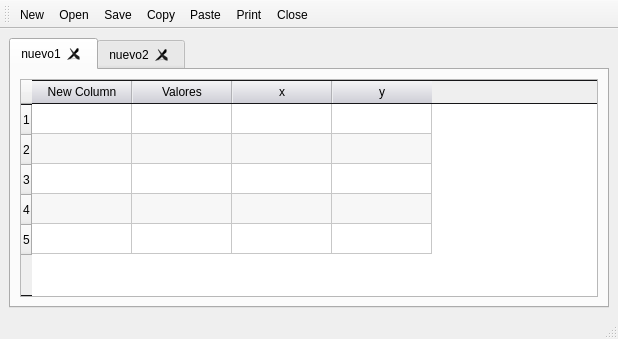
<?xml version="1.0" encoding="UTF-8"?>
<ui version="4.0">
 <class>MainWindow</class>
 <widget class="QMainWindow" name="MainWindow">
  <property name="windowModality">
   <enum>Qt::NonModal</enum>
  </property>
  <property name="geometry">
   <rect>
    <x>0</x>
    <y>0</y>
    <width>618</width>
    <height>339</height>
   </rect>
  </property>
  <property name="contextMenuPolicy">
   <enum>Qt::DefaultContextMenu</enum>
  </property>
  <property name="windowTitle">
   <string>Visor CSV</string>
  </property>
  <property name="styleSheet">
   <string notr="true">QToolTip {
    border: 2px solid darkkhaki;
    padding: 5px;
    border-radius: 3px;
    opacity: 200;
}</string>
  </property>
  <widget class="QWidget" name="centralwidget">
   <layout class="QVBoxLayout" name="verticalLayout">
    <item>
     <widget class="QTabWidget" name="tabWidget">
      <property name="currentIndex">
       <number>0</number>
      </property>
      <property name="tabsClosable">
       <bool>true</bool>
      </property>
      <property name="movable">
       <bool>true</bool>
      </property>
      <widget class="QWidget" name="tab">
       <attribute name="title">
        <string>nuevo1</string>
       </attribute>
       <layout class="QHBoxLayout" name="horizontalLayout">
        <item>
         <widget class="QTableWidget" name="tableWidget">
          <property name="styleSheet">
           <string notr="true">QTableView#tableWidget QHeaderView
{
    /* draw the hole hor top &amp; bottom line for the header */
    height: 24px;

    border-top: 1px solid #161618;
    border-bottom: 1px solid #161618;
}

QTableView#tableWidget QHeaderView::section:horizontal:first
{
    border-left-color: qlineargradient(x1:0, y1:0, x2:0, y2:1, stop:0 #f4f4f6, stop:1 #ceced6);
}

QTableView#tableWidget QHeaderView::section:horizontal:last
{
    border-right-color: qlineargradient(x1:0, y1:0, x2:0, y2:1, stop:0 #f4f4f6, stop:1 #ceced6);
}

QTableView#tableWidget QHeaderView::section:horizontal
{
    /* for each section draw ONLY left &amp; right lines */
    height: 24px;

    border-style: none;

    border-left: 1px solid #ecedef;
    border-right: 1px solid #b1b1b5;

    background-color: qlineargradient(x1:0, y1:0, x2:0, y2:1, stop:0 #f4f4f6, stop:1 #ceced6);

 }</string>
          </property>
          <property name="frameShape">
           <enum>QFrame::StyledPanel</enum>
          </property>
          <property name="frameShadow">
           <enum>QFrame::Sunken</enum>
          </property>
          <property name="alternatingRowColors">
           <bool>true</bool>
          </property>
          <property name="gridStyle">
           <enum>Qt::CustomDashLine</enum>
          </property>
          <property name="rowCount">
           <number>5</number>
          </property>
          <row>
           <property name="text">
            <string>1</string>
           </property>
          </row>
          <row/>
          <row/>
          <row/>
          <row/>
          <column>
           <property name="text">
            <string>New Column</string>
           </property>
          </column>
          <column>
           <property name="text">
            <string>Valores</string>
           </property>
          </column>
          <column>
           <property name="text">
            <string>x</string>
           </property>
          </column>
          <column>
           <property name="text">
            <string>y</string>
           </property>
          </column>
          <item row="0" column="0">
           <property name="text">
            <string/>
           </property>
          </item>
         </widget>
        </item>
       </layout>
      </widget>
      <widget class="QWidget" name="tab_2">
       <attribute name="title">
        <string>nuevo2</string>
       </attribute>
       <layout class="QHBoxLayout" name="horizontalLayout_2">
        <item>
         <widget class="QTableWidget" name="tableWidget_2"/>
        </item>
       </layout>
      </widget>
     </widget>
    </item>
   </layout>
  </widget>
  <widget class="QMenuBar" name="menubar">
   <property name="geometry">
    <rect>
     <x>0</x>
     <y>0</y>
     <width>618</width>
     <height>21</height>
    </rect>
   </property>
  </widget>
  <widget class="QStatusBar" name="statusbar"/>
  <widget class="QToolBar" name="toolBar">
   <property name="windowTitle">
    <string>toolBar</string>
   </property>
   <property name="styleSheet">
    <string notr="true">QToolBar{
	spacing:14px;
}</string>
   </property>
   <attribute name="toolBarArea">
    <enum>TopToolBarArea</enum>
   </attribute>
   <attribute name="toolBarBreak">
    <bool>false</bool>
   </attribute>
   <addaction name="actionNew"/>
   <addaction name="actionOpen"/>
   <addaction name="actionSave"/>
   <addaction name="actionCopy"/>
   <addaction name="actionPaste"/>
   <addaction name="actionPrint"/>
   <addaction name="actionClose"/>
  </widget>
  <action name="actionNew">
   <property name="icon">
    <iconset resource="resource.qrc">
     <normaloff>:/new/img/new.png</normaloff>:/new/img/new.png</iconset>
   </property>
   <property name="text">
    <string>New</string>
   </property>
   <property name="toolTip">
    <string>&lt;html&gt;&lt;head/&gt;&lt;body&gt;&lt;p&gt;&lt;span style=&quot; font-weight:600;&quot;&gt;Nuevo Fichero&lt;/span&gt;&lt;/p&gt;&lt;/body&gt;&lt;/html&gt;</string>
   </property>
   <property name="shortcut">
    <string>Ctrl+N</string>
   </property>
  </action>
  <action name="actionOpen">
   <property name="icon">
    <iconset resource="resource.qrc">
     <normaloff>:/import/img/import.png</normaloff>:/import/img/import.png</iconset>
   </property>
   <property name="text">
    <string>Open</string>
   </property>
   <property name="toolTip">
    <string>&lt;html&gt;&lt;head/&gt;&lt;body&gt;&lt;p&gt;&lt;span style=&quot; font-weight:600;&quot;&gt;Abrir fichero&lt;/span&gt;&lt;/p&gt;&lt;/body&gt;&lt;/html&gt;</string>
   </property>
   <property name="shortcut">
    <string>Ctrl+O</string>
   </property>
  </action>
  <action name="actionSave">
   <property name="icon">
    <iconset resource="resource.qrc">
     <normaloff>:/save/img/save.png</normaloff>:/save/img/save.png</iconset>
   </property>
   <property name="text">
    <string>Save</string>
   </property>
   <property name="toolTip">
    <string>&lt;html&gt;&lt;head/&gt;&lt;body&gt;&lt;p&gt;&lt;span style=&quot; font-weight:600;&quot;&gt;Guardar&lt;/span&gt;&lt;/p&gt;&lt;/body&gt;&lt;/html&gt;</string>
   </property>
   <property name="shortcut">
    <string>Ctrl+S</string>
   </property>
  </action>
  <action name="actionPaste">
   <property name="icon">
    <iconset resource="resource.qrc">
     <normaloff>:/paste/img/paste.png</normaloff>:/paste/img/paste.png</iconset>
   </property>
   <property name="text">
    <string>Paste</string>
   </property>
   <property name="toolTip">
    <string>&lt;html&gt;&lt;head/&gt;&lt;body&gt;&lt;p&gt;&lt;span style=&quot; font-weight:600;&quot;&gt;pegar texto&lt;/span&gt;&lt;/p&gt;&lt;/body&gt;&lt;/html&gt;</string>
   </property>
   <property name="shortcut">
    <string>Ctrl+V</string>
   </property>
  </action>
  <action name="actionCopy">
   <property name="icon">
    <iconset resource="resource.qrc">
     <normaloff>:/copy/img/copy.png</normaloff>:/copy/img/copy.png</iconset>
   </property>
   <property name="text">
    <string>Copy</string>
   </property>
   <property name="toolTip">
    <string>&lt;html&gt;&lt;head/&gt;&lt;body&gt;&lt;p&gt;&lt;span style=&quot; font-weight:600;&quot;&gt;copiar texto&lt;/span&gt;&lt;/p&gt;&lt;/body&gt;&lt;/html&gt;</string>
   </property>
   <property name="shortcut">
    <string>Ctrl+C</string>
   </property>
  </action>
  <action name="actionClose">
   <property name="icon">
    <iconset resource="resource.qrc">
     <normaloff>:/exit/img/exit.png</normaloff>:/exit/img/exit.png</iconset>
   </property>
   <property name="text">
    <string>Close</string>
   </property>
   <property name="toolTip">
    <string>&lt;html&gt;&lt;head/&gt;&lt;body&gt;&lt;p&gt;&lt;span style=&quot; font-weight:600;&quot;&gt;Cerrar ventana&lt;/span&gt;&lt;/p&gt;&lt;/body&gt;&lt;/html&gt;</string>
   </property>
   <property name="shortcut">
    <string>Esc</string>
   </property>
  </action>
  <action name="actionPrint">
   <property name="icon">
    <iconset resource="resource.qrc">
     <normaloff>:/print/img/print.png</normaloff>:/print/img/print.png</iconset>
   </property>
   <property name="text">
    <string>Print</string>
   </property>
   <property name="toolTip">
    <string>&lt;html&gt;&lt;head/&gt;&lt;body&gt;&lt;p&gt;&lt;span style=&quot; font-weight:600;&quot;&gt;imprimir documento actual&lt;/span&gt;&lt;/p&gt;&lt;/body&gt;&lt;/html&gt;</string>
   </property>
   <property name="shortcut">
    <string>Ctrl+P</string>
   </property>
  </action>
 </widget>
 <resources>
  <include location="resource.qrc"/>
 </resources>
 <connections/>
</ui>
